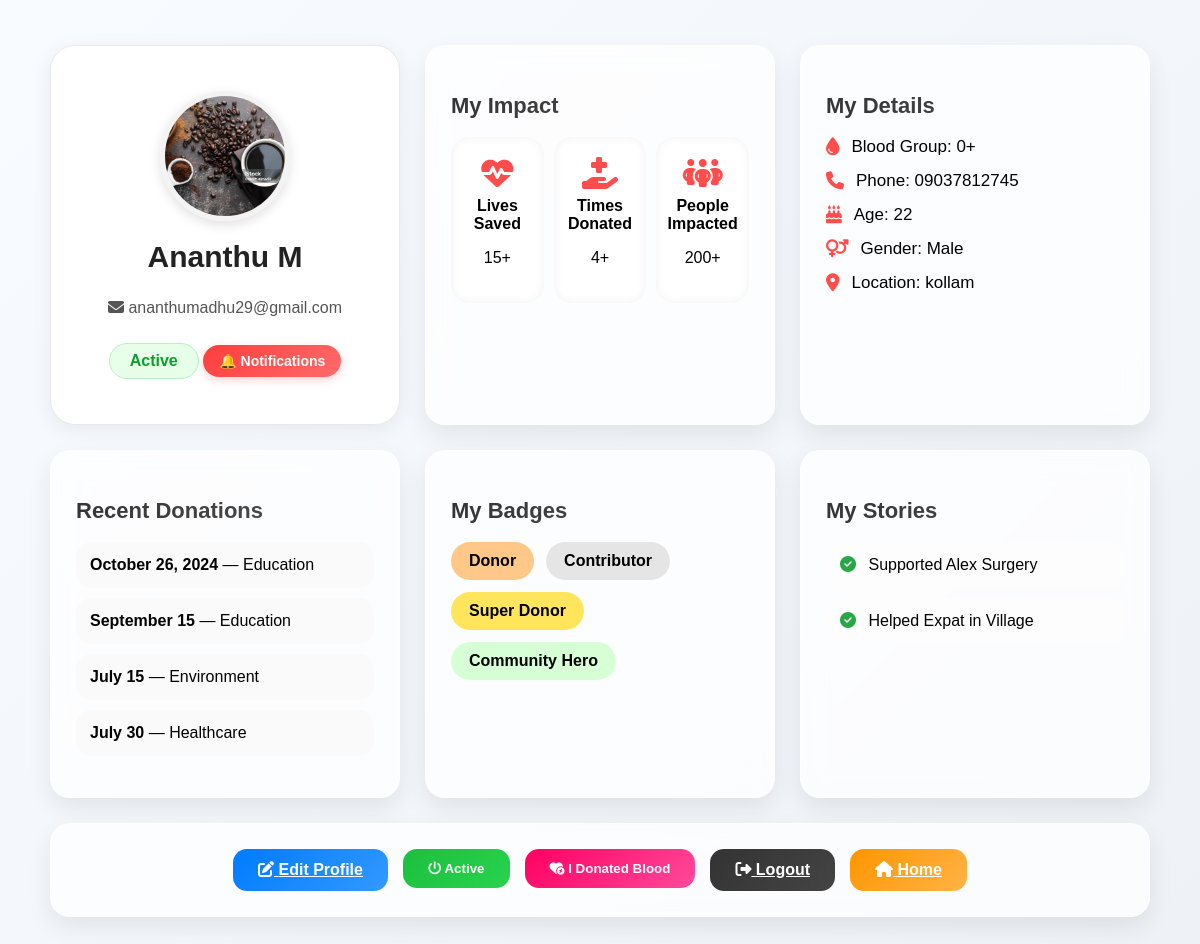
Before: /health_service_portal/donor_profile/ (signed in) with the older database file.
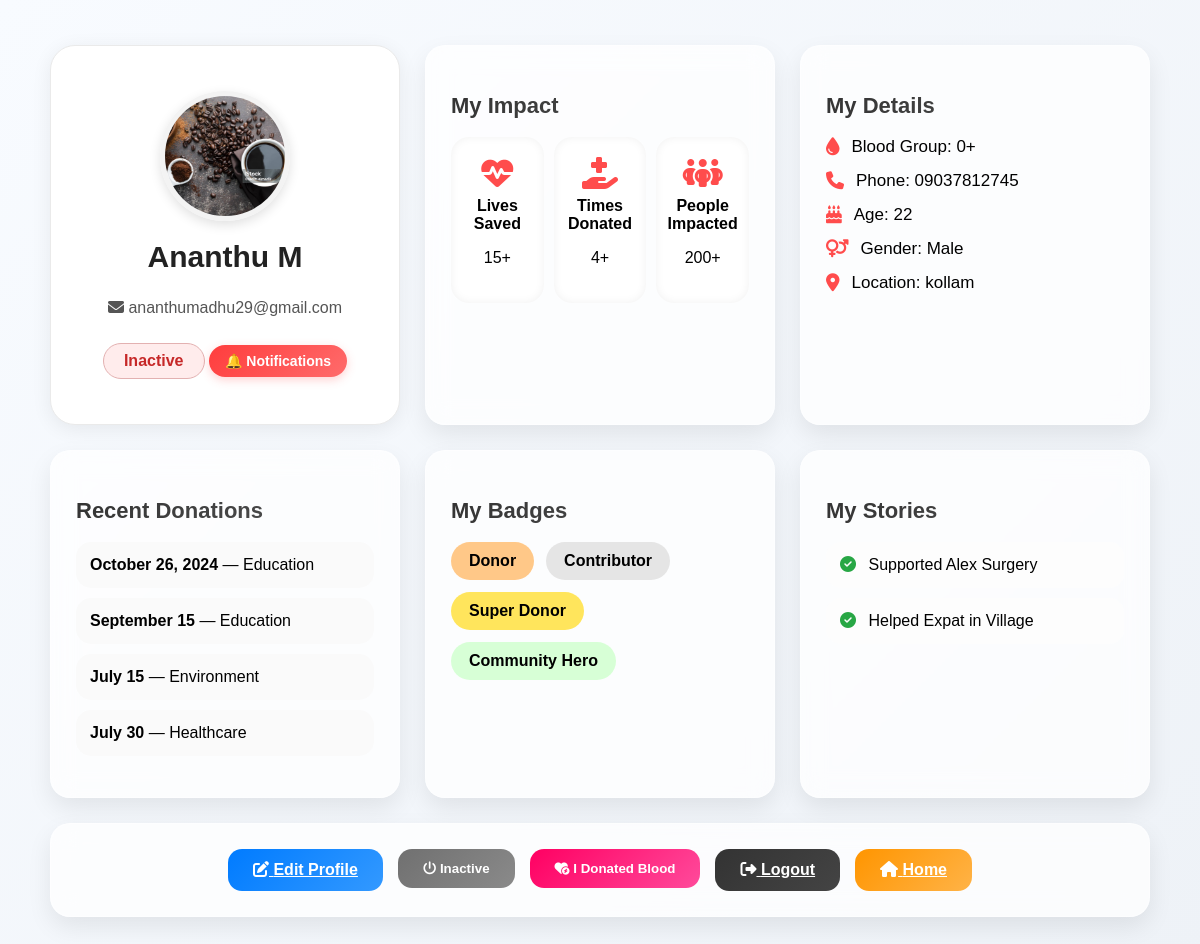
After: the same page with the newer database file.
### webapp/models.py (models this page shows, shortened)
class DonorRegistrationDb(models.Model):
    Name = models.CharField(max_length=100, null=True, blank=True)
    Email = models.EmailField(unique=True, null=True, blank=True)
    phone = models.CharField(max_length=15, null=True, blank=True)
    BloodGroup = models.CharField(max_length=10, null=True, blank=True)
    Location = models.CharField(max_length=200, null=True, blank=True)
    Password = models.CharField(max_length=100, null=True, blank=True)
    Confirm_password = models.CharField(max_length=100, null=True, blank=True)
    Age = models.IntegerField(null=True, blank=True)
    Gender = models.CharField(max_length=10, null=True, blank=True)
    Image = models.ImageField(upload_to='donor_images/', null=True, blank=True)
    is_active = models.BooleanField(default=True)
    system_inactive = models.BooleanField(default=False)
    last_donation_date = models.DateField(null=True, blank=True)

### webapp/views.py (the view)
# urls.py: path('donor_profile/',views.donor_profile,name="donor_profile"),
def donor_profile(request):
    donor_id = request.session.get('donor_id')
    if not donor_id:
        return redirect('donor_login_page')  # Ensure donor is logged in
    donor = DonorRegistrationDb.objects.get(id=donor_id)
    if donor.last_donation_date:
        cooldown_end = donor.last_donation_date + timedelta(days=COOLDOWN_DAYS)
        if date.today() < cooldown_end:
            donor.system_inactive = True
            donor.is_active = False  # enforce inactive
            days_left = (cooldown_end - date.today()).days
        else:
            donor.system_inactive = False
            days_left = 0
    else:
        donor.system_inactive = False
        days_left = 0
    donor.save()
    return render(request, 'Donor_profile.html', {
        'donor': donor,
        'days_left': days_left
    })

### webapp/templates/Donor_profile.html (shortened to what the changed rows need)
{% load static %}
<!DOCTYPE html>
<html lang="en">
<head>
    <link rel="stylesheet" href="https://cdnjs.cloudflare.com/ajax/libs/font-awesome/6.5.0/css/all.min.css">
    <link rel="stylesheet" href="{% static 'web/assets/css/donor_profile.css' %}">
</head>
<body>
<div class="full-dashboard-wrapper">
    <div class="dashboard-container">
    <div class="dashboard-container">
    <div class="profile-header-card">
        {% if donor.Image %}
        <img src="{{ donor.Image.url }}" class="profile-img" alt="{{ donor.Name }}">
        {% else %}
        <img src="{% static 'images/default-avatar.png' %}" class="profile-img" alt="Avatar">
        {% endif %}
        <h2 class="profile-name">{{ donor.Name }}</h2>
        <p class="profile-email"><i class="fa-solid fa-envelope"></i> {{ donor.Email }}</p>
        <span class="status-badge {% if donor.is_active %}active-badge{% else %}inactive-badge{% endif %}">
            {{ donor.is_active|yesno:"Active,Inactive" }}
        </span>
        <a href="{% url 'donor_notifications' %}" class="notif-btn">
            🔔 Notifications
        </a>
    </div>
    <div class="card details-card">
        <h3 class="card-title">My Details</h3>
        <div class="detail-item"><i class="fa-solid fa-droplet"></i> Blood Group: {{ donor.BloodGroup }}</div>
        <div class="detail-item"><i class="fa-solid fa-phone"></i> Phone: {{ donor.phone }}</div>
        <div class="detail-item"><i class="fa-solid fa-cake-candles"></i> Age: {{ donor.Age }}</div>
        <div class="detail-item"><i class="fa-solid fa-venus-mars"></i> Gender: {{ donor.Gender }}</div>
        <div class="detail-item"><i class="fa-solid fa-location-dot"></i> Location: {{ donor.Location }}</div>
    </div>
    <div class="card action-card">
        <form method="POST" action="{% url 'toggle_donor_status' %}">
            <button type="submit" class="main-btn {% if donor.is_active %}active-btn{% else %}inactive-btn{% endif %}">
                <i class="fa-solid fa-power-off"></i>
                {{ donor.is_active|yesno:"Active,Inactive" }}
            </button>
        </form>
    </div>
    </div>
    </div>
</div>
</body>
</html>

Changed rows visible on the page:
changed DonorRegistrationDb "Ananthu M": is_active "Active" → "Inactive"
